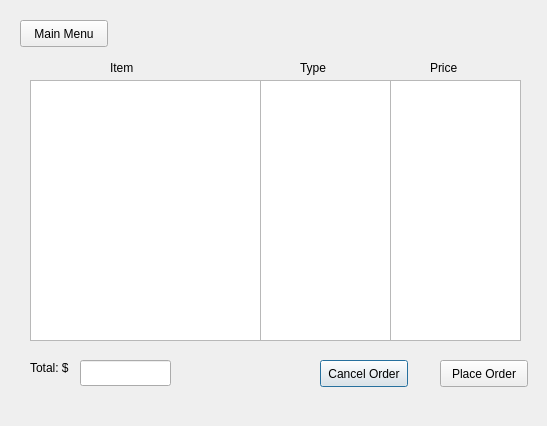
<?xml version="1.0" encoding="UTF-8"?>
<ui version="4.0">
 <class>CartDetailsWindow</class>
 <widget class="QDialog" name="CartDetailsWindow">
  <property name="geometry">
   <rect>
    <x>0</x>
    <y>0</y>
    <width>547</width>
    <height>426</height>
   </rect>
  </property>
  <property name="windowTitle">
   <string>Dialog</string>
  </property>
  <widget class="QListWidget" name="itemList">
   <property name="geometry">
    <rect>
     <x>30</x>
     <y>80</y>
     <width>231</width>
     <height>261</height>
    </rect>
   </property>
  </widget>
  <widget class="QLabel" name="itemLabel">
   <property name="geometry">
    <rect>
     <x>110</x>
     <y>60</y>
     <width>58</width>
     <height>16</height>
    </rect>
   </property>
   <property name="text">
    <string>Item</string>
   </property>
  </widget>
  <widget class="QLabel" name="totalLabel">
   <property name="geometry">
    <rect>
     <x>30</x>
     <y>360</y>
     <width>58</width>
     <height>16</height>
    </rect>
   </property>
   <property name="text">
    <string>Total: $</string>
   </property>
  </widget>
  <widget class="QListWidget" name="priceList">
   <property name="geometry">
    <rect>
     <x>390</x>
     <y>80</y>
     <width>131</width>
     <height>261</height>
    </rect>
   </property>
  </widget>
  <widget class="QPushButton" name="cancelOrderButton">
   <property name="geometry">
    <rect>
     <x>320</x>
     <y>360</y>
     <width>88</width>
     <height>27</height>
    </rect>
   </property>
   <property name="text">
    <string>Cancel Order</string>
   </property>
  </widget>
  <widget class="QLabel" name="priceLabel">
   <property name="geometry">
    <rect>
     <x>430</x>
     <y>60</y>
     <width>31</width>
     <height>16</height>
    </rect>
   </property>
   <property name="text">
    <string>Price</string>
   </property>
  </widget>
  <widget class="QLabel" name="typeLabel">
   <property name="geometry">
    <rect>
     <x>300</x>
     <y>60</y>
     <width>58</width>
     <height>16</height>
    </rect>
   </property>
   <property name="text">
    <string>Type</string>
   </property>
  </widget>
  <widget class="QPushButton" name="backButton">
   <property name="geometry">
    <rect>
     <x>20</x>
     <y>20</y>
     <width>88</width>
     <height>27</height>
    </rect>
   </property>
   <property name="text">
    <string>Main Menu</string>
   </property>
  </widget>
  <widget class="QPushButton" name="placeOrderButton">
   <property name="geometry">
    <rect>
     <x>440</x>
     <y>360</y>
     <width>88</width>
     <height>27</height>
    </rect>
   </property>
   <property name="text">
    <string>Place Order</string>
   </property>
  </widget>
  <widget class="QListWidget" name="typeList">
   <property name="geometry">
    <rect>
     <x>260</x>
     <y>80</y>
     <width>131</width>
     <height>261</height>
    </rect>
   </property>
  </widget>
  <widget class="QLineEdit" name="totalPrice">
   <property name="geometry">
    <rect>
     <x>80</x>
     <y>360</y>
     <width>91</width>
     <height>26</height>
    </rect>
   </property>
  </widget>
  <widget class="QLabel" name="message">
   <property name="geometry">
    <rect>
     <x>70</x>
     <y>400</y>
     <width>401</width>
     <height>20</height>
    </rect>
   </property>
   <property name="styleSheet">
    <string notr="true">QLabel { color : red; }</string>
   </property>
   <property name="text">
    <string/>
   </property>
  </widget>
 </widget>
 <resources/>
 <connections/>
</ui>
